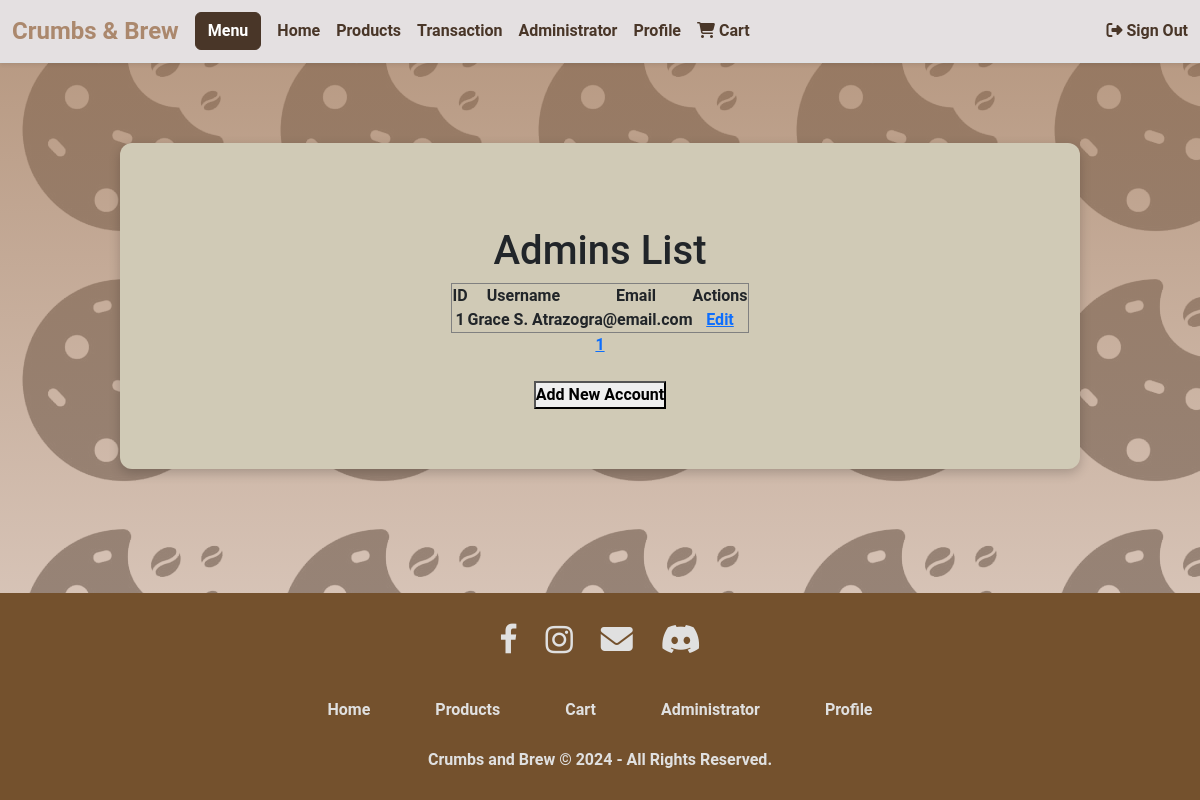
The page /view_admin.php (signed in) on the database its author committed.
### tables this page shows
CREATE TABLE `user_login` (
  `id` int(11) NOT NULL,
  `username` varchar(100) NOT NULL,
  `email` varchar(100) NOT NULL,
  `password` varchar(255) NOT NULL
);

### view_admin.php (the view, shortened to what this page needs)
<?php
include 'db/db_connection.php';
include 'includes/header.php';
$items_per_page = 10;
$page = isset($_GET['page']) ? (int)$_GET['page'] : 1;
$offset = ($page - 1) * $items_per_page;
$total_items_sql = "SELECT COUNT(*) AS total FROM user_login";
$total_items_result = $conn->query($total_items_sql);
$total_items_row = $total_items_result->fetch_assoc();
$total_items = $total_items_row['total'];
$total_pages = ceil($total_items / $items_per_page);
$sql = "SELECT id, username, email FROM user_login LIMIT $items_per_page OFFSET $offset";
$result = $conn->query($sql);
?>
<!DOCTYPE html>
<html lang="en">
<head>
</head>
<body>
    <div class="container-1">
        <br><h1>Admins List</h1>
        <table border="1">
            <tr>
                <th>ID</th>
                <th>Username</th>
                <th>Email</th>
                <th>Actions</th>
            </tr>
            <?php while ($row = $result->fetch_assoc()): ?>
                <tr>
                    <td><?= $row['id'] ?></td>
                    <td><?= $row['username'] ?></td>
                    <td><?= $row['email'] ?></td>
                    <td>
                        <a href="edit_admins.php?id=<?= $row['id'] ?>">Edit</a>
                    </td>
                </tr>
            <?php endwhile; ?>
        </table>
        <div>
            <?php for ($i = 1; $i <= $total_pages; $i++): ?>
                <a href="?page=<?= $i ?>" <?= $i === $page ? 'style="font-weight: bold;"' : '' ?>>
                    <?= $i ?>
                </a>
            <?php endfor; ?>
        </div>
        <br>
        <a href="add_admin.php">
            <button>Add New Account</button>
        </a>
    </div>
</body>
<footer>
    <?php
        include 'includes/footer.php';
    ?>
</footer>
</html>

### styles.css (style rules this page uses)
* { font-family: 'Roboto', sans-serif; margin: 0; padding: 0; font-weight: bold; }
body { background-image: url('images/img-004.png'); background-size: 100px; background: linear-gradient(#ab886de2, #d6c0b3b3), url('images/img-004.png'); background-attachment: fixed; font-weight: bold; }
.container-1 { margin: auto; background-color: #d0cab6; padding: 60px; border-radius: 12px; max-width: 80%; margin: 80px auto; box-shadow: 0 4px 12px rgba(0, 0, 0, 0.2); font-family: 'Inter', sans-serif; transition: transform 0.3s ease, box-shadow 0.3s ease; text-align: center; display: flex; flex-direction: column; align-items: center; }
html, body { height: 100%; margin: 0; }

### rows shown on the page
user_login: id "1", username "Grace S. Atrazo", email "gra@email.com"
